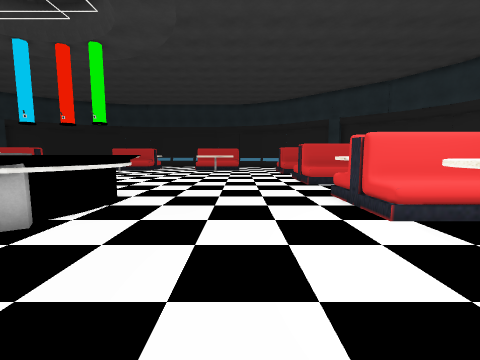
view 1 (above)

24 first-person views from a walk through a Unity game level. The camera is 1.5 m above the floor, tilts 6° down and sees 90° across. The floor is counted in squares, 1 m on a side. Each view is taken from the middle of a square. On the plan, view 1 faces up. The plan holds only what a view shows up to about 13 squares ahead; the rest is blank. The place goes on beyond the plan. The player is left out. Some animated figures are left out. Some surface patterns are stand-ins.

view 2
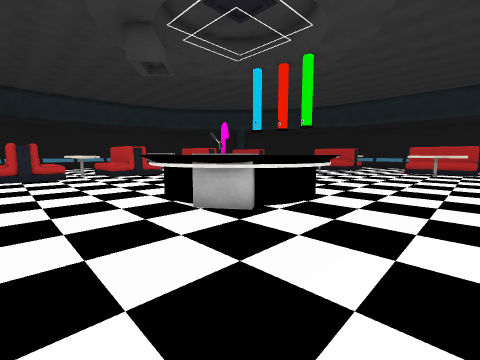

view 3
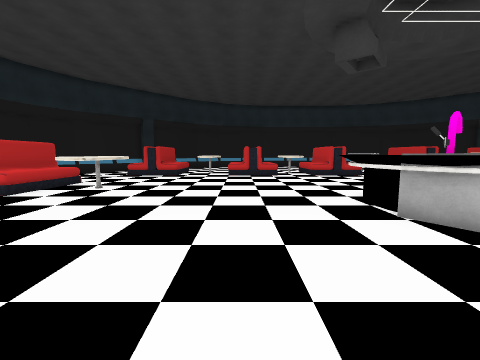

view 4
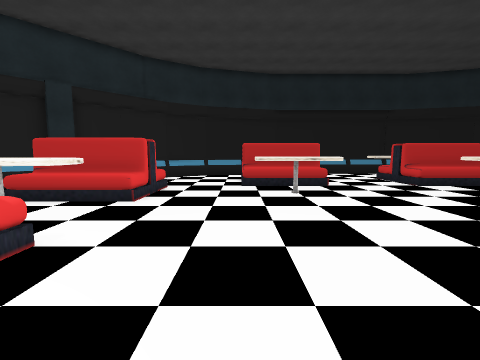

view 5
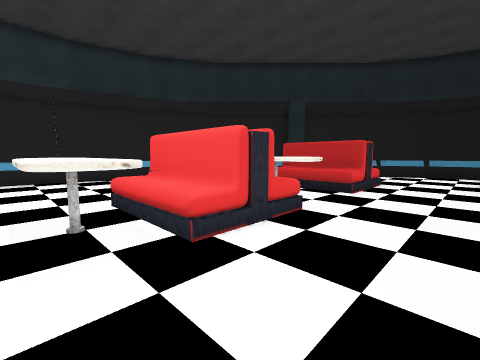

view 6
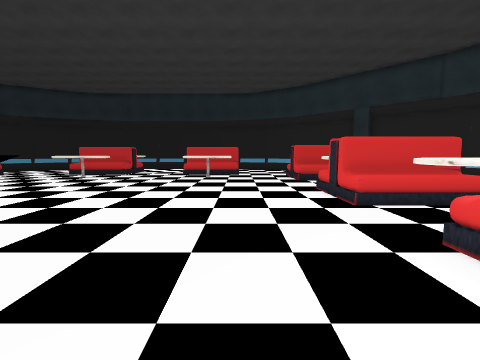

view 7
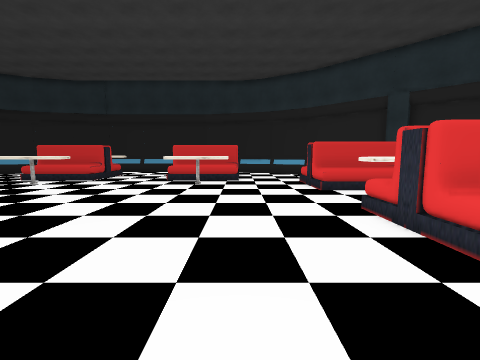

view 8
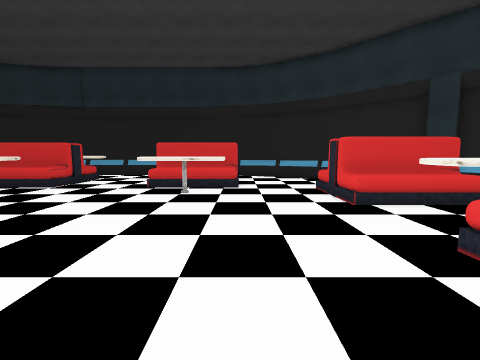

view 9
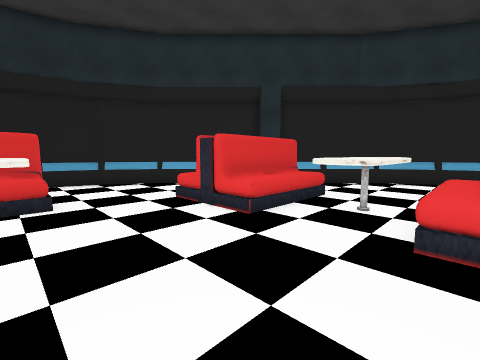

view 10
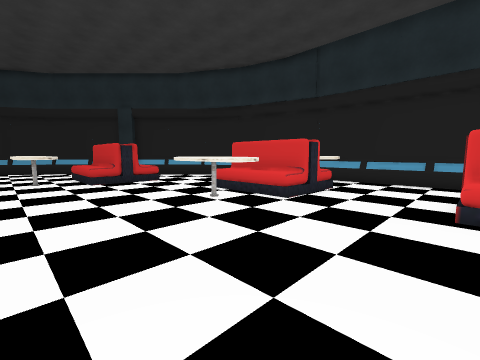

view 11
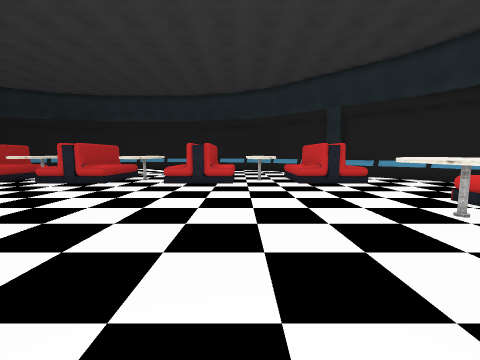

view 12
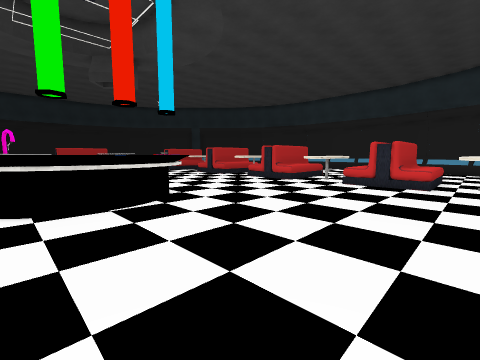

view 13
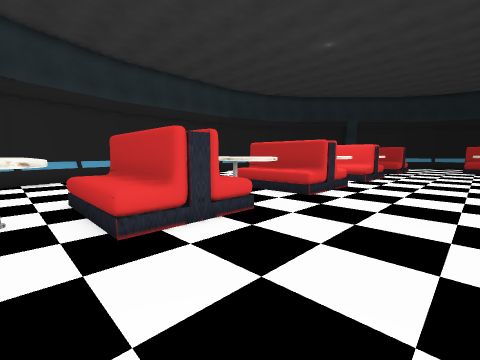

view 14
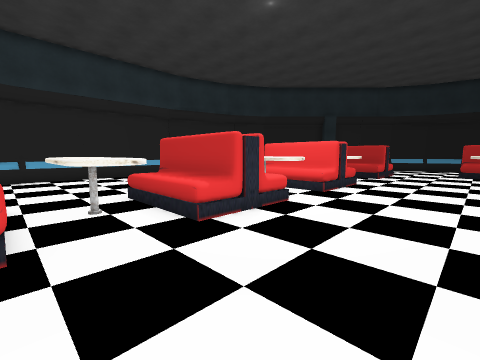

view 15
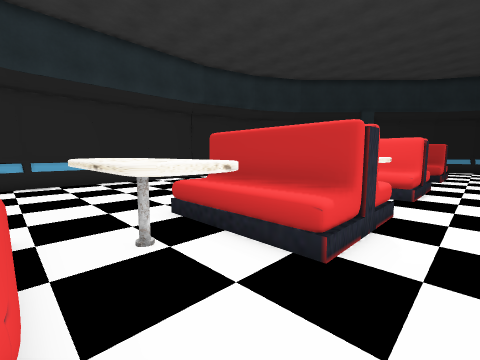

view 16
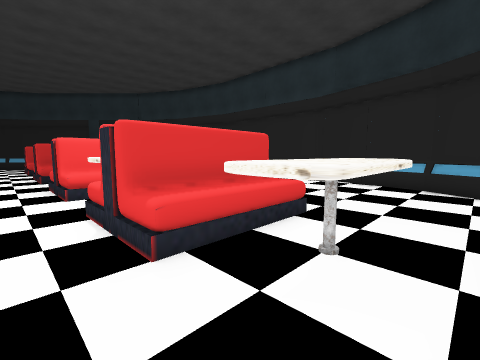

view 17
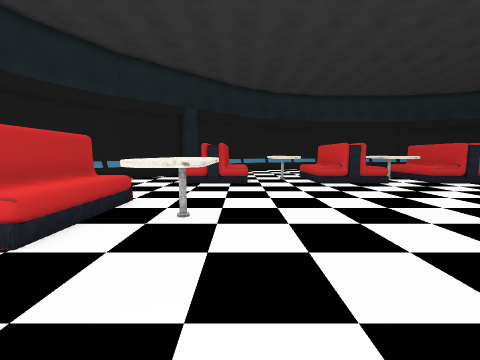

view 18
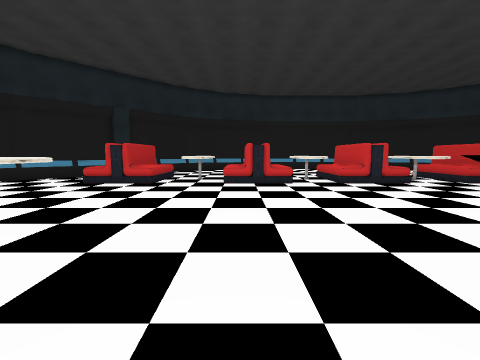

view 19
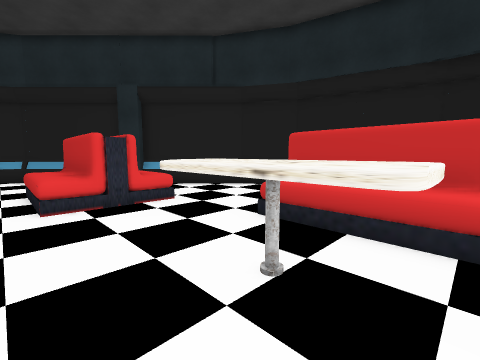

view 20
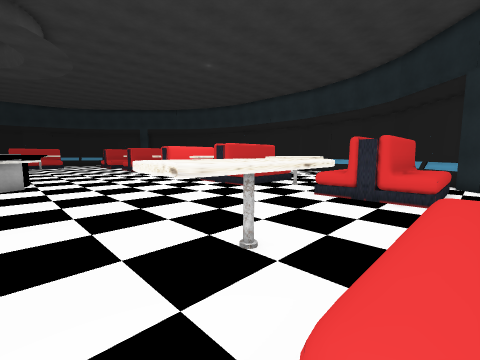

view 21
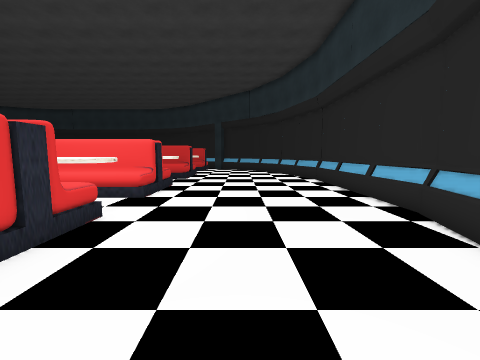

view 22
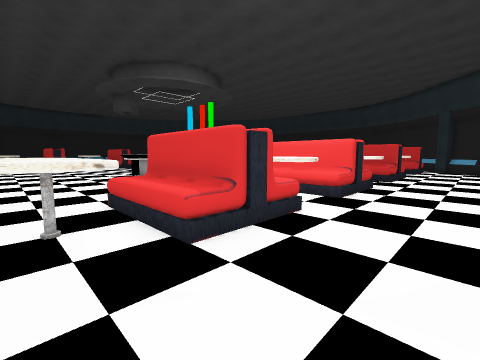

view 23
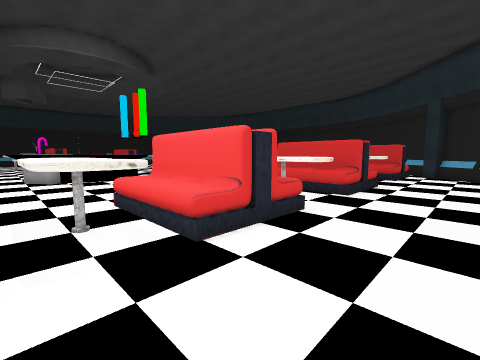

view 24
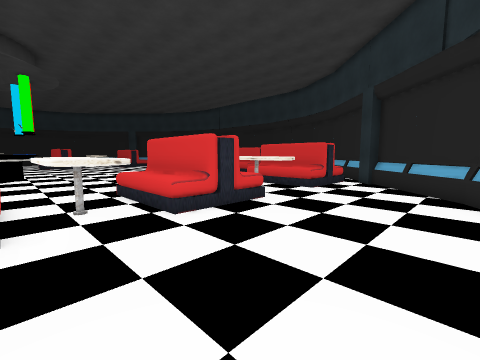

### Floor plan
Points are (right, up) in squares from view 1. A wall is a line through its corners. A room is listed if a view was taken in it or the views show most of it. See-through windows are left out.
Room 1 (views 1, 2, 3, 4, 5, 6, 7, 8, 9, 10, 11, 12, 13, 14, 15, 16, 17, 18, 19, 20, 21, 22, 23, 24)
walls: (-3.5, 6.5) (-3.7, 5.8); (-3.7, 5.9) (-4.1, 5.1); (-4, 5.2) (-4.5, 4.5); (-5.3, 10.1) (-4.9, 9.8); (-6, 10.4) (-5.2, 10); (-4.6, 4.4) (-5, 4.1); (-4.9, 4.2) (-5.5, 3.9); (-6.8, 10.5) (-5.9, 10.3); (-7.4, 10.5) (-6.6, 10.5); (-6.4, 3.6) (-7, 3.5); (-8.1, 10.3) (-7.3, 10.5); (-8.7, 10.1) (-8, 10.4); (15.7, 11.1) (15.5, 12.1); (14.9, 14.3) (14.3, 16.6); (13, 18.8) (9.3, 22.5); (14.4, 16.4) (12.9, 18.9); (15.8, 2.7) (15.8, 11.2); (6.3, 25.5) (4.9, 26.9); (14.3, -2.7) (15.7, 2.9); (11.4, -6.5) (12.9, -5); (8.2, -9.1) (8.9, -8.3); (5, 26.9) (2.5, 28.3); (12.9, -5.1) (14.3, -2.6); (9.5, -8.4) (11.2, -6.7); (2.7, 28.3) (0.3, 28.9); (7.3, -10.5) (8.5, -9.4); (-4.4, 29.8) (-8.7, 29.8); (-17, 28) (-18.1, 27.4)
low walls: (14.7, 14.2) (14.1, 16.4); (14.1, 16.3) (12.7, 18.8); (12.8, 18.7) (9.2, 22.3); (15.5, 2.7) (15.5, 11.1) (15.3, 12); (6.1, 25.4) (4.8, 26.7) (2.4, 28.1); (9.2, -8.3) (12.7, -4.8) (14.1, -2.5) (15.5, 2.9); (2.5, 28.1) (0.2, 28.7); (7, -10.5) (8.3, -9.2); (-4.4, 29.5) (-8.9, 29.5); (-16.8, 27.9) (-18.1, 27.1)
objects: other object (-18, -8) to (-18, -5); other object (-18, -3) to (-18, -2); other object (-18, -1) to (-18, 2); other object (-18, 3) to (-18, 5); other object (-18, 6) to (-18, 9); other object (-18, 10) to (-18, 11); other object (-18, 12) to (-18, 15); other object (-18, 16) to (-18, 18); other object (-18, 19) to (-18, 23); other object (-13, -10) to (-9, -9); other object (-13, 23) to (-9, 26); other object (-12, -7) to (-9, -6); other object (-12, 21) to (-9, 22); other object (-10, 4) to (-8, 5); other object (-9, 27) to (-9, 28); other object (-6, 4) to (-5, 5); other object (-4, -10) to (0, -9); other object (-4, -7) to (-1, -6); other object (-4, 21) to (-1, 21); other object (-4, 23) to (0, 25); other object (4, -8) to (7, -5); other object (4, -3) to (7, -2); other object (4, -1) to (8, 2); other object (4, 3) to (7, 5); other object (4, 6) to (8, 9); other object (4, 10) to (7, 11); other object (4, 12) to (8, 16); other object (4, 16) to (7, 18); other object (4, 19) to (8, 23)

Positions as (right, up) in squares from view 1, and headings:
1: (0, 0), facing up
2: (0, 0), facing up-left
3: (0, 0), facing left
4: (0, 3), facing down
5: (0, 5), facing down-right
6: (0, 5), facing up
7: (0, 9), facing up
8: (0, 12), facing up
9: (-1, 15), facing up-right
10: (-4, 16), facing up-left
11: (-5, 16), facing left
12: (-5, 17), facing down-left
13: (-1, 17), facing down-right
14: (-1, 12), facing down-right
15: (2, 12), facing down-right
16: (2, -4), facing up-right
17: (-5, -5), facing left
18: (-5, 0), facing left
19: (-4, -4), facing down-right
20: (-5, -9), facing up-right
21: (11, -3), facing up
22: (11, -3), facing up-left
23: (11, 3), facing up-left
24: (13, 9), facing up-left
